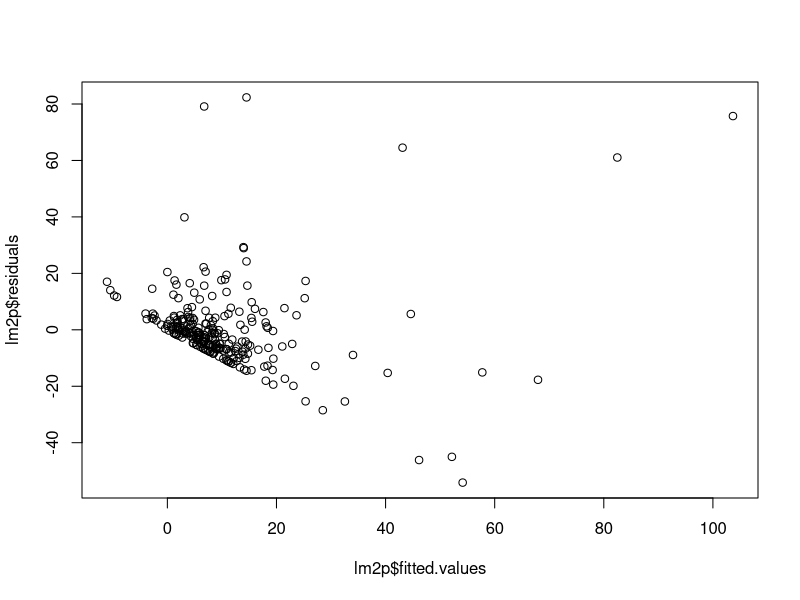
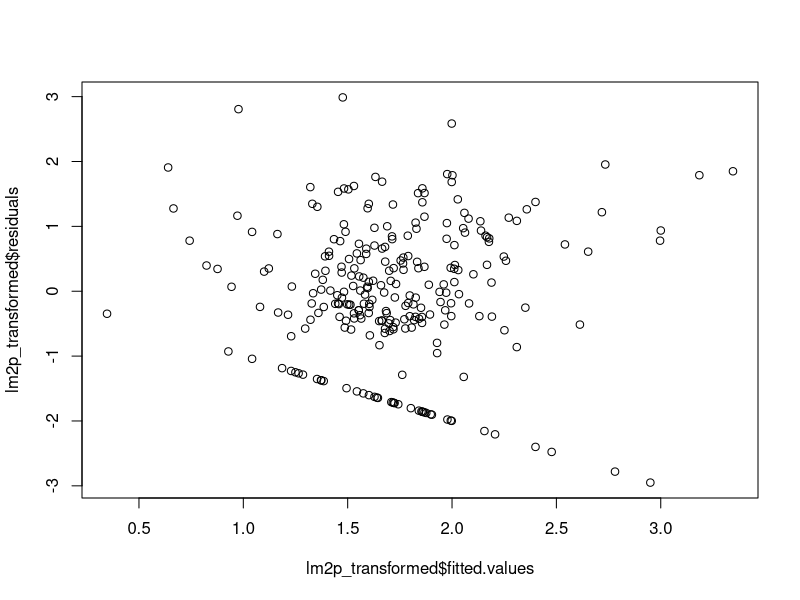

Write R code to recreate these figures, in order.
## ---- chunk 1
library(dplyr)
library(ggplot2)
library(caret)
library(leaps)
## ---- chunk 2
data <- readr::read_csv(file = "../data/car_accidents/accidents.csv")
predictors <- c("season", "injuries", "bad_weather_accidents", "median_income", "mean_commuting_time")
data %>% head()
## ---- chunk 3
data <- data %>%
    mutate(season = as.factor(season))
## ---- chunk 4
lmod <- lm(deaths ~ . - county - pop_per_100k, data=data)
## ---- chunk 5
step(lmod, direction="both")
## ---- chunk 6
int_lmod <- lm(deaths ~ 1, data=data)
step(int_lmod, scope = formula(lmod), direction = "forward", k = log(nobs(lmod)))
## ---- chunk 7
rs <- regsubsets(formula(lmod), data=data)
srs <- summary(rs)
srs
## ---- chunk 8
lm2p <- lm(deaths ~ injuries + mean_commuting_time, data=data)
plot(lm2p$fitted.values, lm2p$residuals)
## ---- chunk 9
lm2p_transformed <- lm(I(log(1 + deaths)) ~ I(log(injuries)) + mean_commuting_time, data=data)
plot(lm2p_transformed$fitted.values, lm2p_transformed$residuals)
## ---- chunk 10
output_df <- dplyr::data_frame(
    fitted = lm2p_transformed$fitted.values, 
    residuals = lm2p_transformed$residuals
)

# Create ID for joins
data$ID <- seq.int(nrow(data))
output_df$ID <- seq.int(nrow(output_df))

problem_obs <- data %>%
    mutate(deaths_transformed = log(deaths + 1)) %>%
    dplyr::inner_join(output_df, by="ID") %>%
    filter(residuals < -1)

problem_obs

print(nrow(problem_obs))
## ---- chunk 11
data %>% 
    filter(deaths == 0)

print(nrow(data %>% filter(deaths == 0)))
